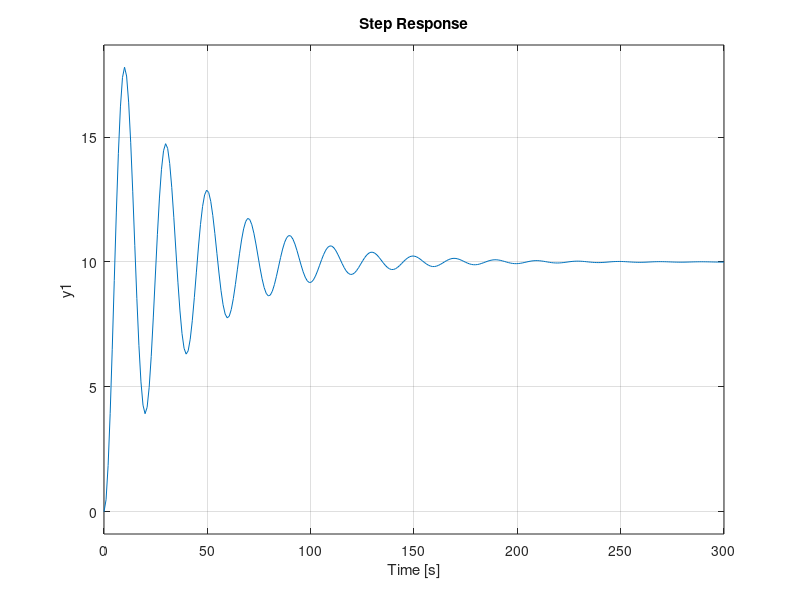

This chart was generated by the following MATLAB code:
%% Rappresentazioni di sistemi LTI con matrici ABCD
% Sistema massa molla smorzatore
% x1 = s
% x2 = s.
%
% x1. = x2
% x2. = -k/mx1 - b/m x2 + u/m
% y = x1
% u = F

close all; clear; clc;

%% Definizione delle costanti
k = 0.1;    %[N/m]
b = 0.05;   %[N/sm]
m = 1;      %[kg]
F = 1;      %[N]

%% Definizione del sistema
A = [0 1; -k/m -b/m];
B = [0 1/m]';
C = [1 0];
D = 0;
%Ts = 250;

sys = ss(A,B,C,D,'StateName',{'Position' 'Velocity'},'InputName','Force');

step(sys); %Calcola risposta al gradino

autoValori = eig(A); %Autovalori
w_n = abs(autoValori(1)); % Pulsazione naturale
zita = -real(autoValori(1)/w_n); %Smorzamento
s = exp(-pi*zita/sqrt(1-zita^2)); %Sovraelongazione

[wn,zeta,p] = damp(sys); %come prima ma calcolato da matlab

tau = -1/real(autoValori(1)); % Costante di tempo

%% Passaggio nel dominio di Laplace

systf = tf(sys);
systf2 = ss2tf(A,B,C,D);

step(systf);
%step(systf2);


%% Num e den
num = [4 0];
den = [];

